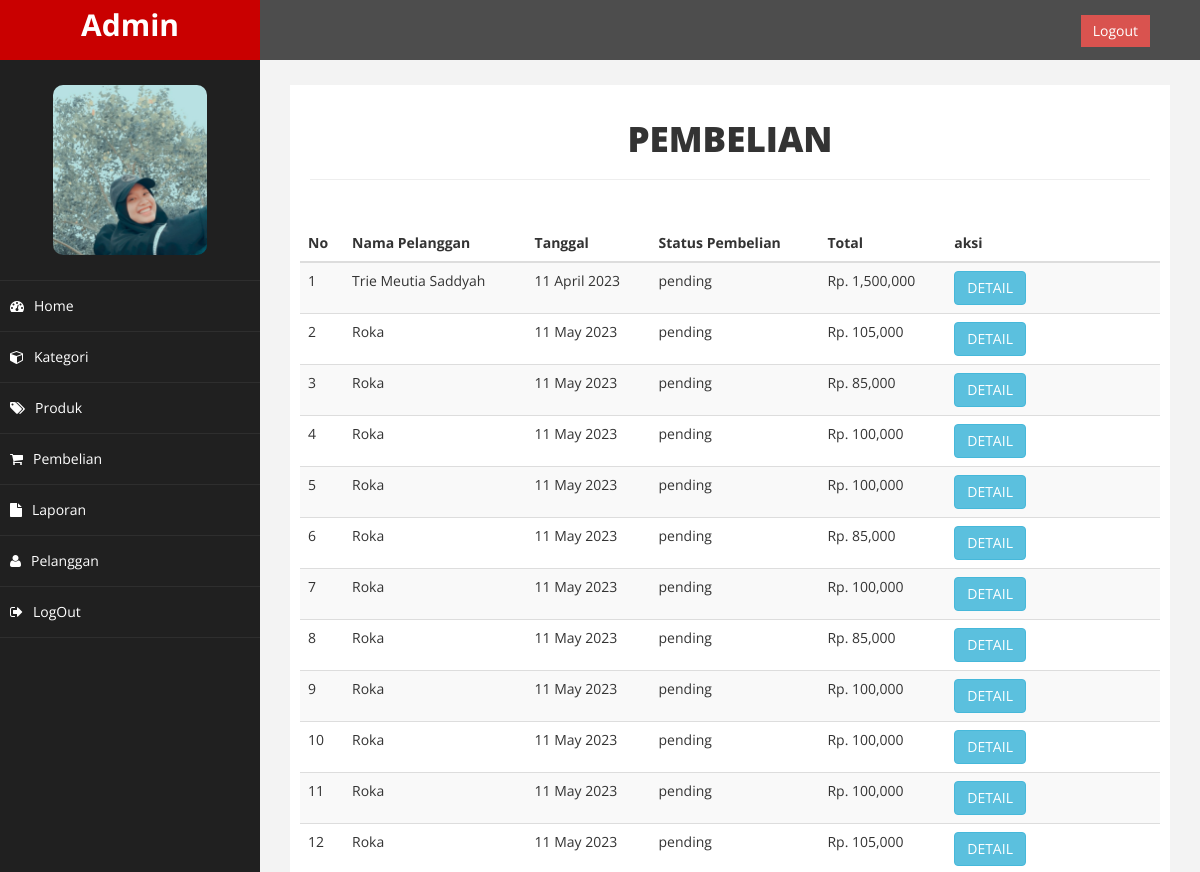
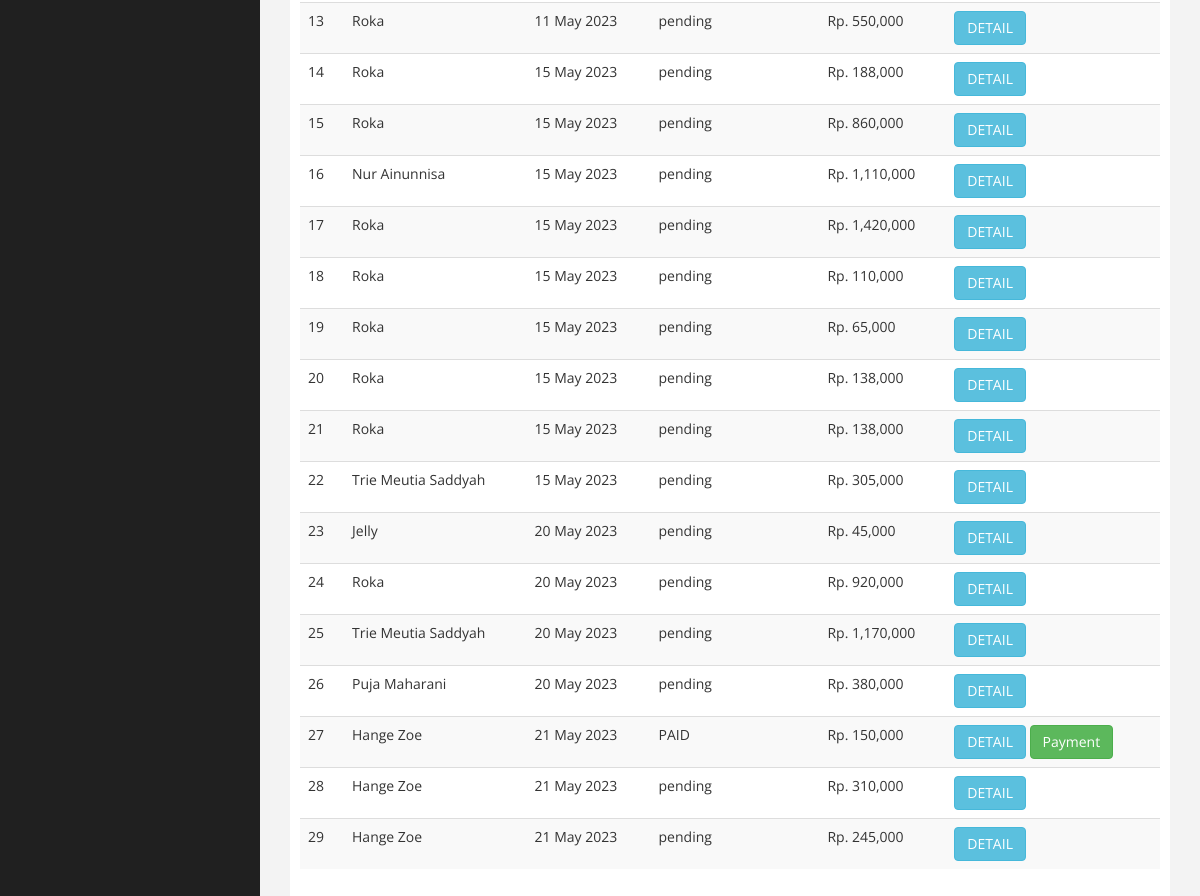
The app's page /admin/index.php?halaman=pembelian (signed in), older data (2 pictures, top to bottom).
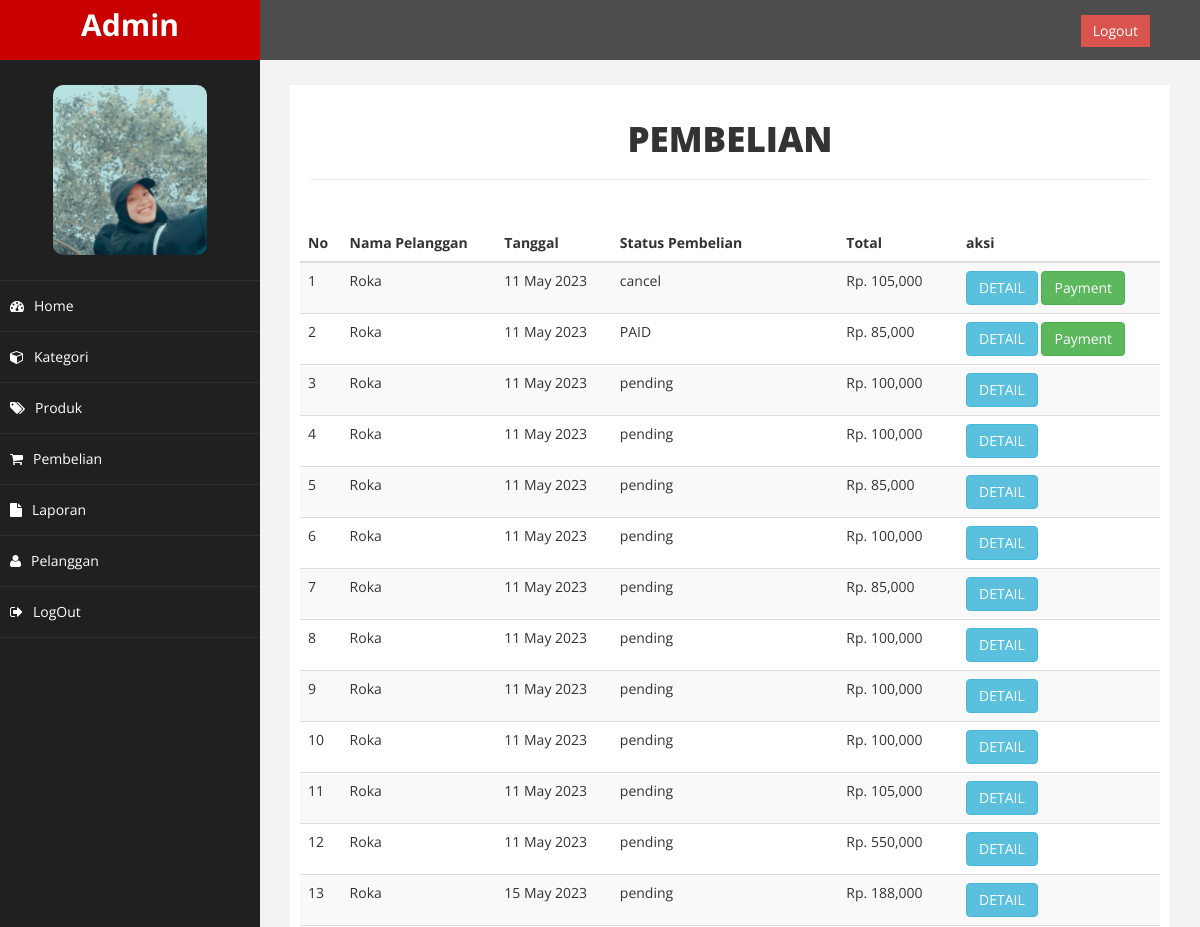
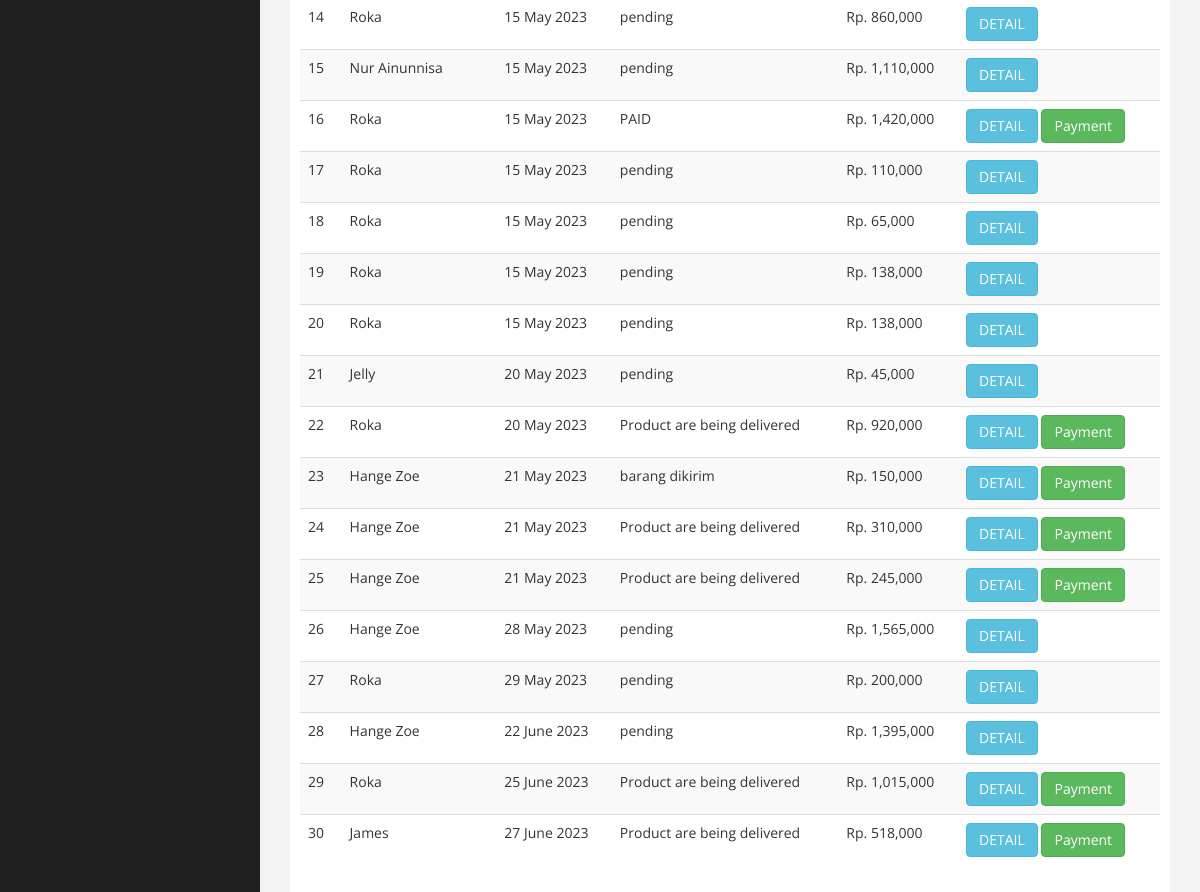
The same page, newer data (2 pictures, top to bottom).
### tables this page shows
CREATE TABLE `pembelian` (
  `id_pembelian` int(11) NOT NULL,
  `id_pelanggan` int(11) NOT NULL,
  `tanggal_pembelian` date NOT NULL,
  `total_pembelian` int(11) NOT NULL,
  `alamat_pengiriman` text NOT NULL,
  `status_pembelian` varchar(100) NOT NULL DEFAULT 'pending',
  `resi_pengiriman` varchar(255) NOT NULL,
  `total_berat` int(11) NOT NULL,
  `provinsi` varchar(255) NOT NULL,
  `distrik` varchar(255) NOT NULL,
  `tipe` varchar(255) NOT NULL,
  `kodepos` varchar(255) NOT NULL,
  `ekspedisi` varchar(255) NOT NULL,
  `paket` varchar(255) NOT NULL,
  `ongkir` int(11) NOT NULL,
  `estimasi` varchar(255) NOT NULL
);

CREATE TABLE `pelanggan` (
  `id_pelanggan` int(11) NOT NULL,
  `email_pelanggan` varchar(100) NOT NULL,
  `password_pelanggan` varchar(50) NOT NULL,
  `nama_pelanggan` varchar(100) NOT NULL,
  `telepon_pelanggan` varchar(25) NOT NULL,
  `alamat_pelanggan` text NOT NULL
);

### admin/pembelian.php (the view)
<div class="judul-kategori" style="background-color: #fff; padding: 5px 10px">
    <h4 class="text-center mt-2" style="font-size: 35px; font-weight: 850;">PEMBELIAN</h4>
    <hr>
    </div>
<br>
<table  class="table table-striped table-hover">
    <thead>
        <tr>
            <th>No</th>
            <th>Nama Pelanggan</th>
            <th>Tanggal</th>
            <th>Status Pembelian</th>
            <th>Total</th>
            <th>aksi</th>
        </tr>
    </thead>
    <tbody>
        <?php $nomor=1; ?>
        <?php $ambil=$koneksi->query("SELECT * FROM pembelian JOIN pelanggan ON pembelian.id_pelanggan=pelanggan.id_pelanggan"); ?>
        <?php while($pecah=$ambil->fetch_assoc()) {?>
        <tr>
            <td><?php echo $nomor; ?></td>
            <td><?php echo $pecah ['nama_pelanggan']; ?></td>
            <td><?php echo date("d F Y", strtotime($pecah["tanggal_pembelian"])) ?></td>
            <td><?php echo $pecah ['status_pembelian']; ?></td>
            <td>Rp. <?php echo number_format($pecah ['total_pembelian']); ?></td>
            <td>
                <a href="index.php?halaman=detail&id=<?php echo $pecah['id_pembelian']; ?>" class="btn btn-info">DETAIL</a>
                <?php if ($pecah['status_pembelian']!=="pending"): ?>
                <a href="index.php?halaman=pembayaran&id=<?php echo $pecah['id_pembelian']?>" class="btn btn-success">Payment</a>
                <?php endif ?>
            </td>
        </tr>
        <?php  $nomor++; ?>
        <?php } ?>
    </tbody>
</table>

Row changes from the older to the newer data that the page shows:
no longer on this page (row edited): pembelian: id_pelanggan.nama_pelanggan "Trie Meutia Saddyah", tanggal_pembelian "11 April 2023", status_pembelian "pending", total_pembelian "1,500,000"
no longer on this page (row edited): pembelian: id_pelanggan.nama_pelanggan "Trie Meutia Saddyah", tanggal_pembelian "15 May 2023", status_pembelian "pending", total_pembelian "305,000"
no longer on this page (row edited): pembelian: id_pelanggan.nama_pelanggan "Trie Meutia Saddyah", tanggal_pembelian "20 May 2023", status_pembelian "pending", total_pembelian "1,170,000"
no longer on this page (row edited): pembelian: id_pelanggan.nama_pelanggan "Puja Maharani", tanggal_pembelian "20 May 2023", status_pembelian "pending", total_pembelian "380,000"
changed pembelian: status_pembelian "pending" → "cancel"; now shows "Payment"
changed pembelian (number 2 of 30 on the later page): status_pembelian "pending" → "PAID"; now shows "Payment"
changed pembelian (number 16 of 30 on the later page): status_pembelian "pending" → "PAID"; now shows "Payment"
changed pembelian (number 22 of 30 on the later page): status_pembelian "pending" → "Product are being delivered"; now shows "Payment"
changed pembelian: status_pembelian "PAID" → "barang dikirim"
changed pembelian (number 24 of 30 on the later page): status_pembelian "pending" → "Product are being delivered"; now shows "Payment"
changed pembelian (number 25 of 30 on the later page): status_pembelian "pending" → "Product are being delivered"; now shows "Payment"
added pembelian: id_pelanggan.nama_pelanggan "Hange Zoe", tanggal_pembelian "28 May 2023", status_pembelian "pending", total_pembelian "1,565,000"
added pembelian: id_pelanggan.nama_pelanggan "Roka", tanggal_pembelian "29 May 2023", status_pembelian "pending", total_pembelian "200,000"
added pembelian: id_pelanggan.nama_pelanggan "Hange Zoe", tanggal_pembelian "22 June 2023", status_pembelian "pending", total_pembelian "1,395,000"
added pembelian: id_pelanggan.nama_pelanggan "Roka", tanggal_pembelian "25 June 2023", status_pembelian "Product are being delivered", total_pembelian "1,015,000"
added pembelian: id_pelanggan.nama_pelanggan "James", tanggal_pembelian "27 June 2023", status_pembelian "Product are being delivered", total_pembelian "518,000"
